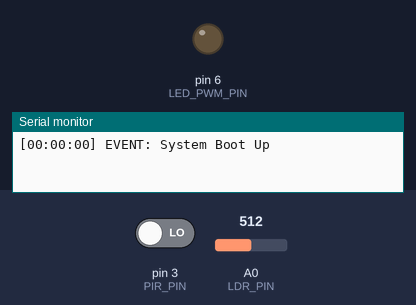
Simulated run of this sketch. Board: Arduino Uno, built with avr-gcc and run on an emulated ATmega328P. On the bench: output pins drawn as LEDs (lit = HIGH), the last lines printed to the serial monitor. The inputs (shaded band) are chosen by the test bench; at power-on: A0 (LDR_PIN) = 512, pin 3 (PIR_PIN) LOW.

Above: at 1.3 s.
1.4 s: A0 (LDR_PIN) set to 411
2.9 s: A0 (LDR_PIN) set to 388
At 4.2 s:
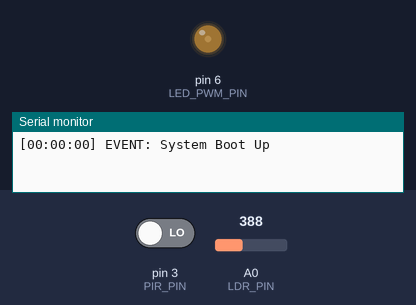
4.5 s: pin 3 (PIR_PIN) driven HIGH
At 5.5 s:
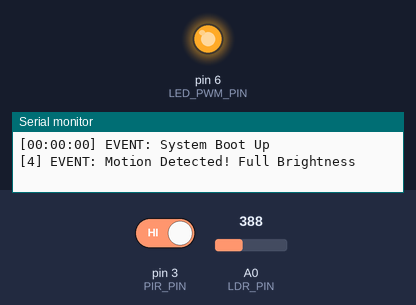
Timing chart, 0 to 7.5 s (numbered marks = the images above; inputs shaded):
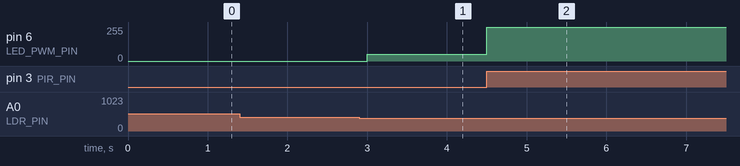

The sketch:

smart_street_light.ino
```cpp
const int LDR_PIN = A0;
const int PIR_PIN = 3;
const int LED_PWM_PIN = 6;

const int LDR_THRESHOLD = 400; // Adjust based on darkness level
unsigned long motionMillis = 0;
bool motionActive = false;

void setup() {
  Serial.begin(9600);
  pinMode(PIR_PIN, INPUT);
  pinMode(LED_PWM_PIN, OUTPUT);
  Serial.println("[00:00:00] EVENT: System Boot Up");
}

void loop() {
  int ldrValue = analogRead(LDR_PIN);
  int pirState = digitalRead(PIR_PIN);

  if (ldrValue < LDR_THRESHOLD) { // Dark (Night Mode)
    if (pirState == HIGH) {
      if (!motionActive) {
        Serial.print("["); Serial.print(millis()/1000); Serial.println("] EVENT: Motion Detected! Full Brightness");
        motionActive = true;
      }
      analogWrite(LED_PWM_PIN, 255); // 100% Brightness
      motionMillis = millis();
    } else {
      if (motionActive && (millis() - motionMillis > 30000)) {
        Serial.print("["); Serial.print(millis()/1000); Serial.println("] EVENT: Timeout. Dimming to 20%");
        motionActive = false;
      }
      if (!motionActive) {
        analogWrite(LED_PWM_PIN, 51); // 20% of 255
      }
    }
  } else { // Daylight Mode
    analogWrite(LED_PWM_PIN, 0); // Off
    if (motionActive) motionActive = false;
  }
  delay(500);
}
```

Measured:
- the behaviour switches between 400 and 399 on A0 (LDR_PIN) (found by bisection; images 0 and 1)
- after the input at 1.4 s, every drawn part: stays the same
- after the input at 2.9 s, pin 6 (LED_PWM_PIN): 0/255 → 51/255 after 0.10 s
- after the input at 4.5 s, pin 6 (LED_PWM_PIN): 51/255 → 255/255 at once
